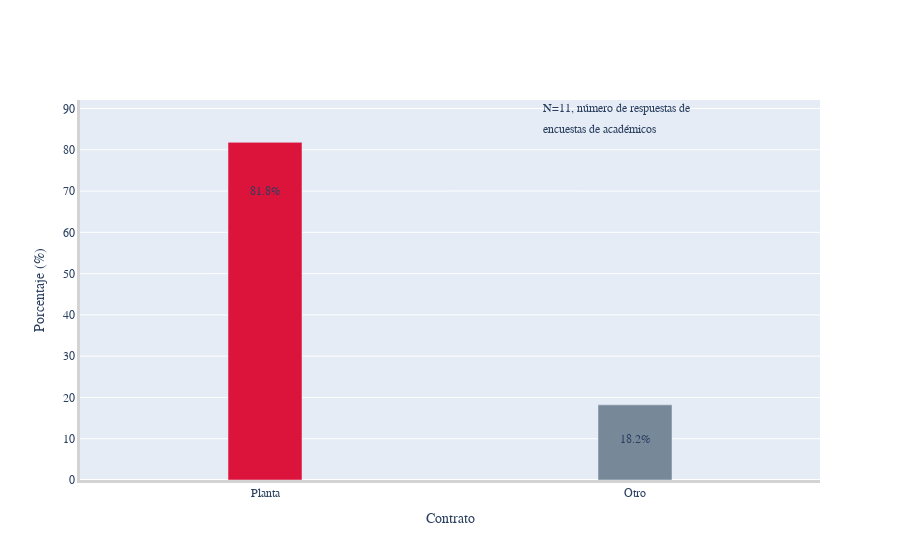

Notebook code for this chart:
### Markdown cell above
## ¿Cuál es el estatus de <span style="color:#AC1212">*contrato*</span> en la UACh?

### Code cell
path_file_sorted    = 'acad.xlsx'
visual_contra(path_file_sorted)

### Figure 1 — Plotly figure (JSON) as saved in the notebook; plotly's stock layout.template omitted (floating-point values rounded to 4 significant figures)
{"data": [{"marker": {"color": ["crimson", "lightslategray", "lightslategray", "lightslategray", "lightslategray"]}, "type": "bar", "width": [0.2, 0.2], "x": ["Planta", "Otro"], "y": [81.8, 18.2]}], "layout": {"annotations": [{"arrowhead": 1, "showarrow": false, "text": "81.8%", "x": 0, "y": 70}, {"arrowhead": 2, "showarrow": false, "text": "18.2%", "x": 1, "y": 10}, {"arrowhead": 1, "showarrow": false, "text": "N=11, número de respuestas de", "x": 0.95, "y": 90}, {"arrowhead": 1, "showarrow": false, "text": "encuestas de académicos", "x": 0.905, "y": 85}], "font": {"family": "Rockwell", "size": 12}, "showlegend": false, "title": {"text": ""}, "xaxis": {"linecolor": "lightgrey", "linewidth": 3, "showline": true, "title": {"text": "Contrato"}}, "yaxis": {"linecolor": "lightgrey", "linewidth": 3, "showline": true, "title": {"text": "Porcentaje (%)"}}}}
